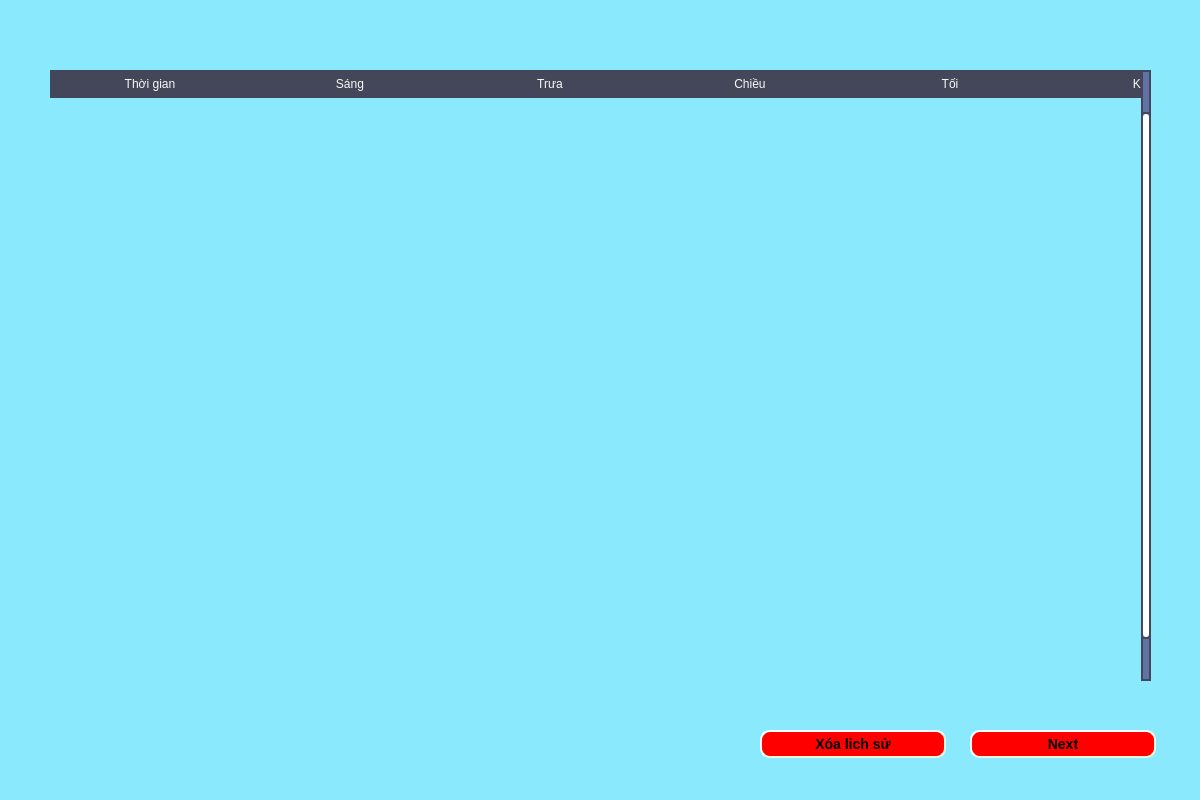
<?xml version="1.0" encoding="UTF-8"?>
<ui version="4.0">
 <class>LichSu</class>
 <widget class="QWidget" name="LichSu">
  <property name="geometry">
   <rect>
    <x>0</x>
    <y>0</y>
    <width>1200</width>
    <height>800</height>
   </rect>
  </property>
  <property name="windowTitle">
   <string>Form</string>
  </property>
  <property name="styleSheet">
   <string notr="true">QWidget#LichSu{
background: rgb(139, 233, 253);
}
QTableWidget{
border: none;
background-color: rgba(255, 255, 255, 0);
}
QTableWidget::item{
background-color: rgb(255, 255, 255);
font: 12pt &quot;MS Shell Dlg 2&quot;;
border-bottom: 1px solid rgb(68, 71, 90);
border-left: 1px solid rgb(68, 71, 90);
color: rgb(40, 42, 48);
padding-left: 5px;
}
QTableWidget QHeaderView::section{
background-color: rgb(68, 71, 90);
border: none;
color: rgb(248, 248, 242);
font: 12pt &quot;MS Shell Dlg 2&quot;;
padding: 5px;
}
QTableWidget::item:selected {
background: rgba(40, 42, 54, 50);
}
QScrollBar:vertical {
border: 2px solid rgb(68, 71, 90);
background: rgb(98, 114, 164);
width: 10px;
margin: 42px 0 42px 0;
}
QScrollBar::handle:vertical {
background: white;
min-height: 20px;
border-radius: 3px;
}
QScrollBar::add-line:vertical {
border: 2px solid rgb(68, 71, 90);
background: rgb(98, 114, 164);
height: 40px;
subcontrol-position: bottom;
subcontrol-origin: margin;
}

QScrollBar::sub-line:vertical {
border: 2px solid rgb(68, 71, 90);
background: rgb(98, 114, 164);
height: 40px;
subcontrol-position: top;
subcontrol-origin: margin;
}
QScrollBar::up-arrow:vertical, QScrollBar::down-arrow:vertical {
none;
}
QScrollBar::add-page:vertical, QScrollBar::sub-page:vertical {
background: none;
}

QPushButton {
    background-color: red;
    border-style: outset;
    border-width: 2px;
    border-radius: 10px;
    border-color: beige;
    font: bold 14px;
    min-width: 10em;
    padding: 6px;
}
QPushButton:pressed {
    background-color: rgb(224, 0, 0);
    border-style: inset;
}</string>
  </property>
  <widget class="QPushButton" name="pushButton">
   <property name="geometry">
    <rect>
     <x>970</x>
     <y>730</y>
     <width>186</width>
     <height>28</height>
    </rect>
   </property>
   <property name="text">
    <string>Next</string>
   </property>
  </widget>
  <widget class="QTableWidget" name="tableWidget">
   <property name="geometry">
    <rect>
     <x>50</x>
     <y>70</y>
     <width>1101</width>
     <height>611</height>
    </rect>
   </property>
   <property name="verticalScrollBarPolicy">
    <enum>Qt::ScrollBarAlwaysOn</enum>
   </property>
   <property name="horizontalScrollBarPolicy">
    <enum>Qt::ScrollBarAlwaysOff</enum>
   </property>
   <attribute name="horizontalHeaderDefaultSectionSize">
    <number>200</number>
   </attribute>
   <column>
    <property name="text">
     <string>Thời gian</string>
    </property>
   </column>
   <column>
    <property name="text">
     <string>Sáng</string>
    </property>
   </column>
   <column>
    <property name="text">
     <string>Trưa</string>
    </property>
   </column>
   <column>
    <property name="text">
     <string>Chiều</string>
    </property>
   </column>
   <column>
    <property name="text">
     <string>Tối</string>
    </property>
   </column>
   <column>
    <property name="text">
     <string>Khuya</string>
    </property>
   </column>
  </widget>
  <widget class="QPushButton" name="btnXoaLichSu">
   <property name="geometry">
    <rect>
     <x>760</x>
     <y>730</y>
     <width>186</width>
     <height>28</height>
    </rect>
   </property>
   <property name="text">
    <string>Xóa lịch sử</string>
   </property>
  </widget>
 </widget>
 <resources/>
 <connections/>
</ui>
